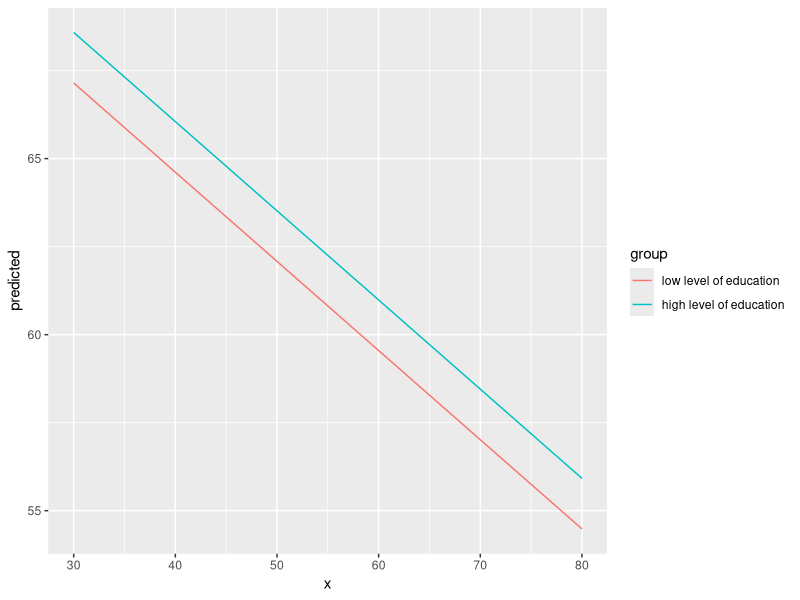
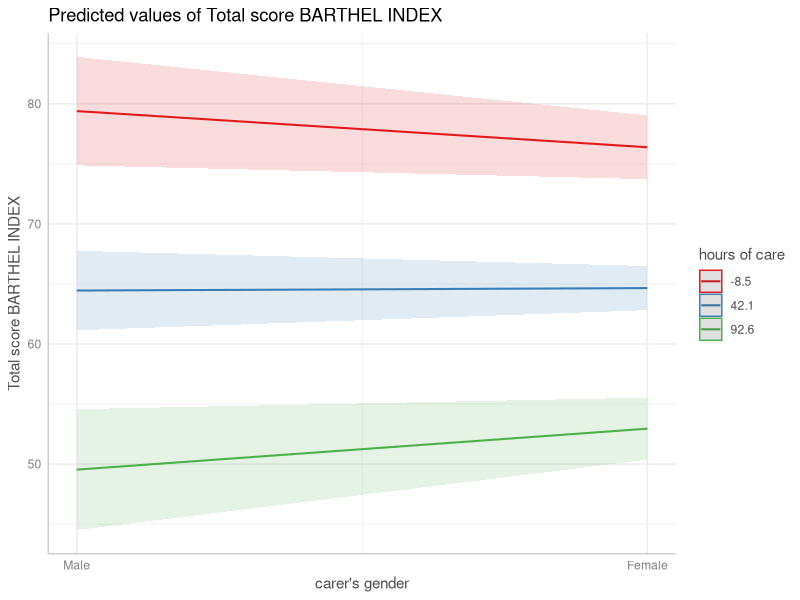
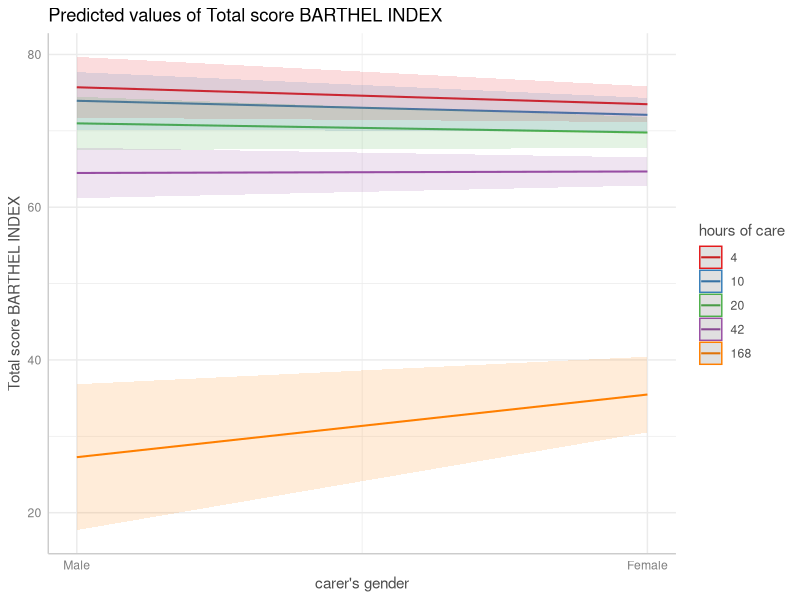
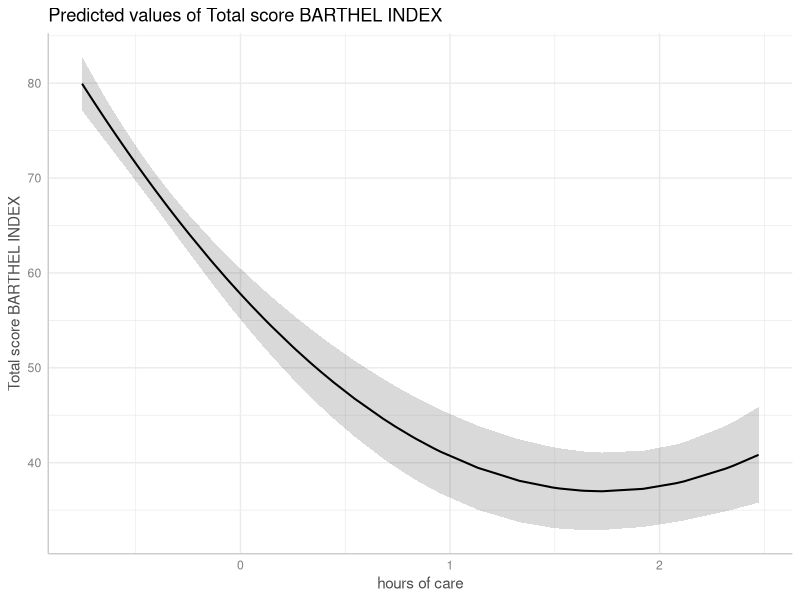
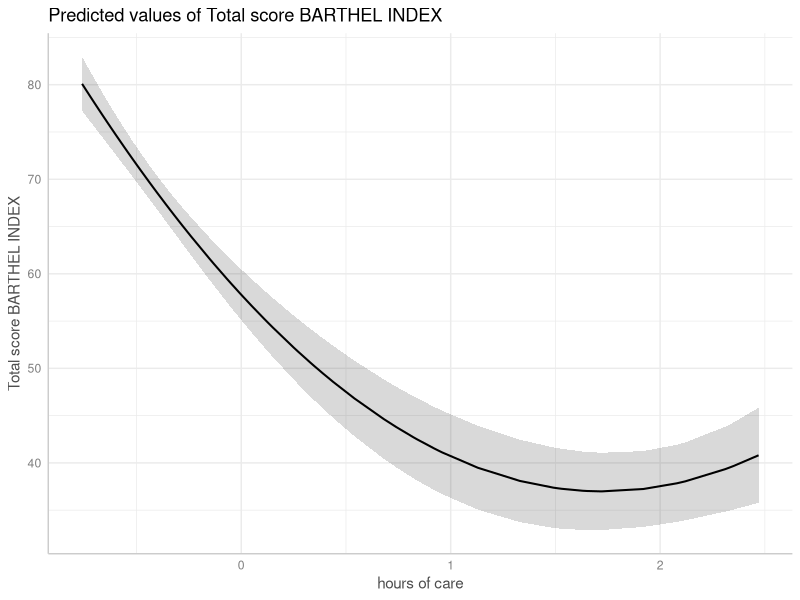

Here is the R script that generated these plots, in order:
## ---- chunk 1
knitr::opts_chunk$set(collapse = TRUE, comment = "#>", dev = "png", fig.width = 7, fig.height = 4, message = FALSE, warning = FALSE)
options(width = 800)
## ---- chunk 2
library(ggeffects)
library(ggplot2)
data(efc)
fit <- lm(barthtot ~ c12hour + neg_c_7 + c161sex + c172code, data = efc)

mydf <- ggpredict(fit, terms = c("c12hour [30:80]", "c172code [1,3]"))
mydf
ggplot(mydf, aes(x, predicted, colour = group)) + geom_line()
## ---- chunk 3
data(mtcars)
mpg_model <- lm(mpg ~ log(hp), data = mtcars)

# x-values and predictions based on the log(hp)-values
ggpredict(mpg_model, "hp")

# x-values and predictions based on hp-values from 50 to 150
ggpredict(mpg_model, "hp [50:150]")
## ---- chunk 4
data(efc)
# short variable label, for plot
attr(efc$c12hour, "label") <- "hours of care"
fit <- lm(barthtot ~ c12hour * c161sex + neg_c_7, data = efc)

mydf <- ggpredict(fit, terms = c("c161sex", "c12hour [meansd]"))
plot(mydf)

mydf <- ggpredict(fit, terms = c("c161sex", "c12hour [quart]"))
plot(mydf)
## ---- chunk 5
# x-values and predictions based on exponentiated hp-values
ggpredict(mpg_model, "hp [exp]")
## ---- chunk 6
library(sjmisc)
data(efc)
efc$c12hour <- std(efc$c12hour)
m <- lm(barthtot ~ c12hour + I(c12hour^2) + neg_c_7 + c160age + c172code, data = efc)

me <- ggpredict(m, terms = "c12hour")
plot(me)
## ---- chunk 7
me <- ggpredict(m, terms = "c12hour [all]")
plot(me)
## ---- chunk 8
data(mtcars)
mpg_model <- lm(mpg ~ log(hp) + disp, data = mtcars)

# "disp" is hold constant at its mean
ggpredict(mpg_model, "hp [exp]")

# "disp" is hold constant at value 200
ggpredict(mpg_model, "hp [exp]", condition = c(disp = 200))
